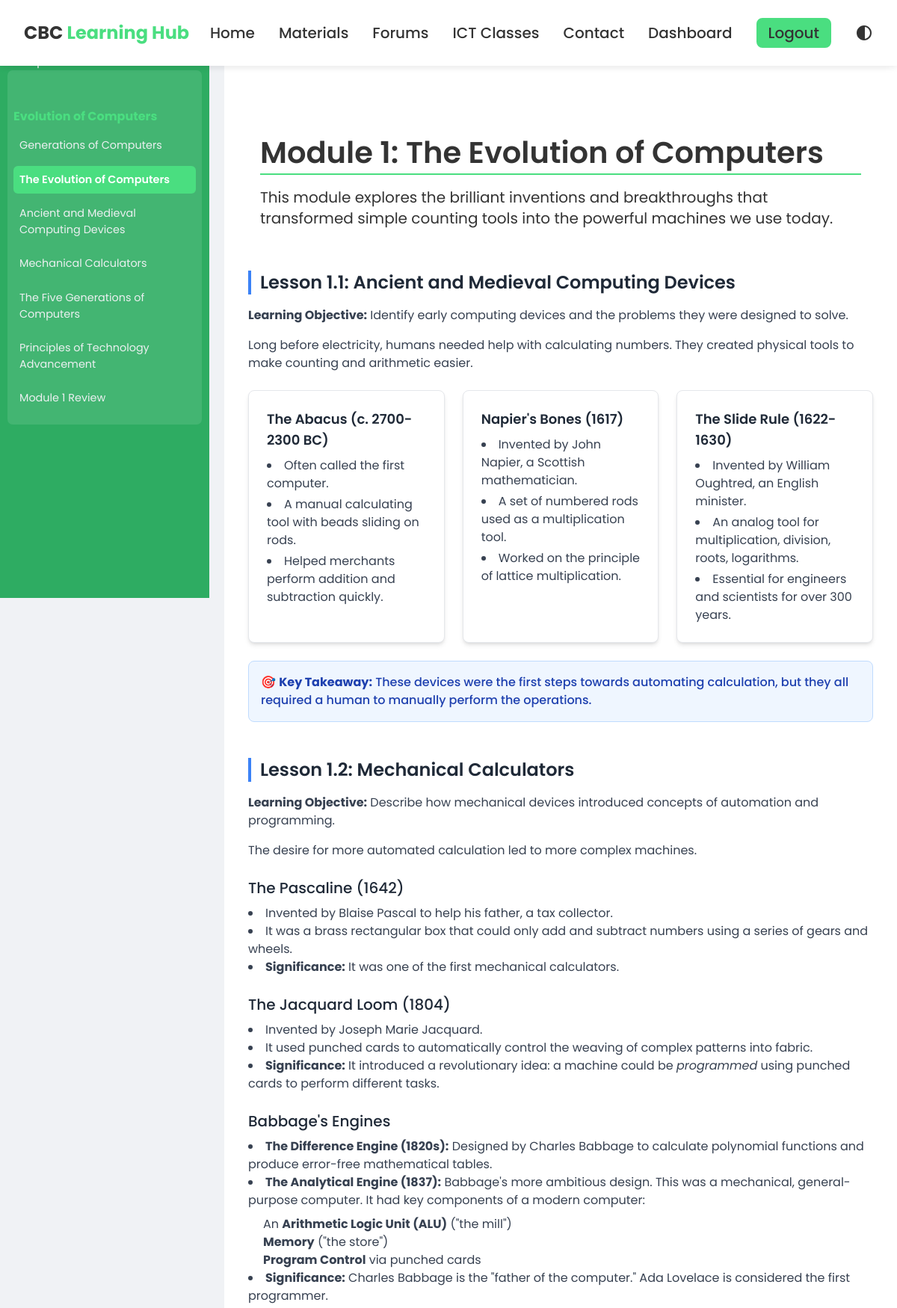
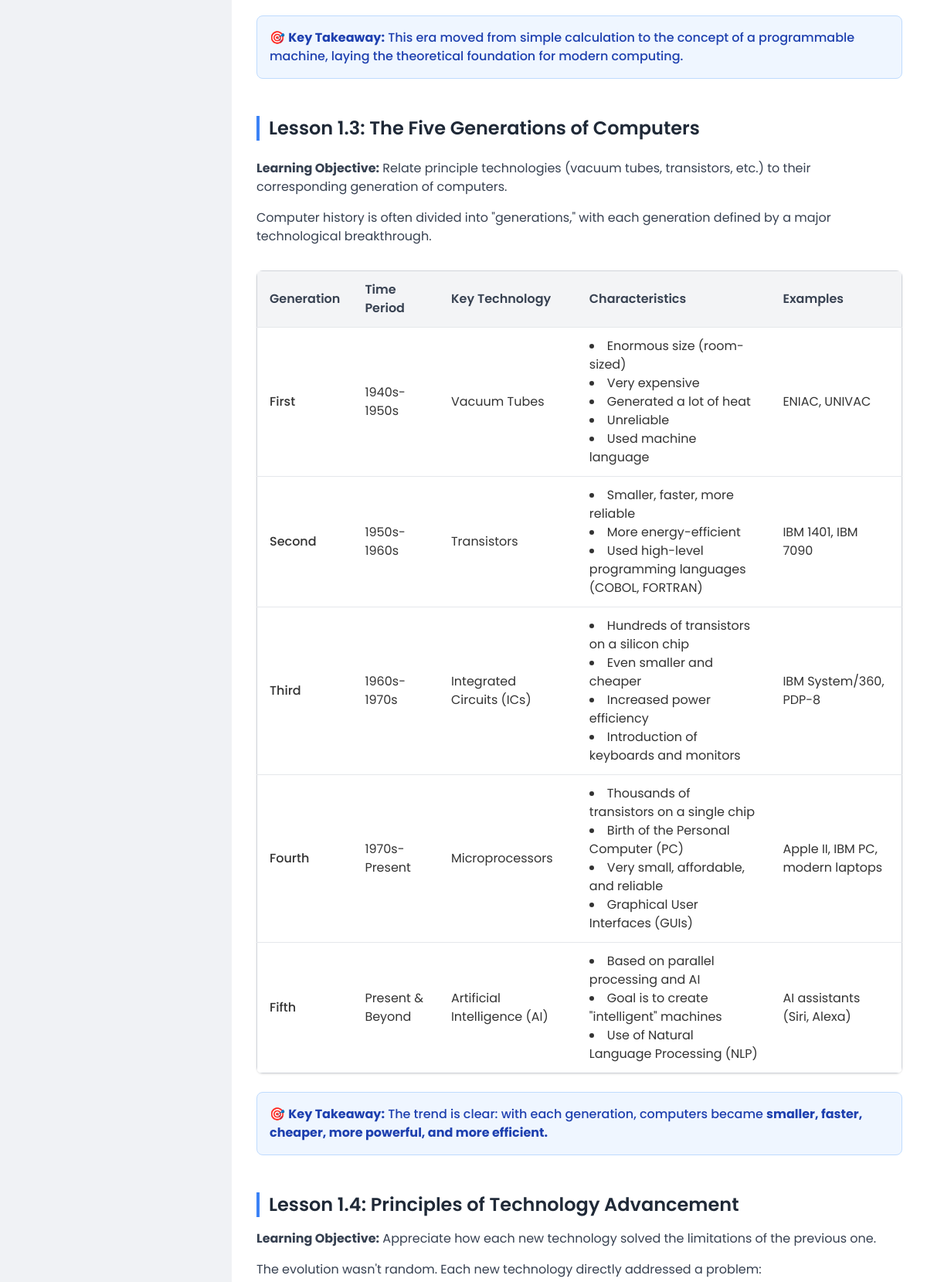
Page /material/2/ (signed in, upper part) on the committed database (2 pictures, top to bottom).
### learninghub/models.py (models this page shows, shortened)
class SubTopic(models.Model):
    topic = models.ForeignKey(Topic, on_delete=models.CASCADE)
    name = models.CharField(max_length=200)  # e.g., Data Analysis

class Material(models.Model):
    course = models.ForeignKey(
        'Course', on_delete=models.CASCADE, related_name='materials', null=True, blank=True
    )
    subtopic = models.ForeignKey(SubTopic, on_delete=models.CASCADE)
    title = models.CharField(max_length=200)
    html_content = models.TextField()
    order = models.PositiveIntegerField(blank=True, null=True)
    xp_value = models.PositiveIntegerField(default=50)
    class Meta:
        ordering = ['order', 'id']

### learninghub/views.py (the view)
# urls.py: path('material/<int:pk>/', hub_views.material_detail, name='material_detail'),
@login_required
def material_detail(request, pk):
    if request.user.role != 'student':
        messages.error(request,"Only Students Can view this content.")
        return redirect('index')
    material = get_object_or_404(Material, pk=pk)
    subtopic = material.subtopic
    topic = subtopic.topic
    subtopics = topic.subtopic_set.prefetch_related('material_set').all()
    all_materials = list(Material.objects.filter(subtopic__topic=topic).order_by('order', 'id'))
    materials_list = all_materials
    try:
        idx = materials_list.index(material)
    except ValueError:
        materials_list_ids = [m.id for m in materials_list]
        if material.id not in materials_list_ids:
            materials_list.append(material)
            materials_list.sort(key=lambda m: (m.order or 0, m.id))
        idx = materials_list.index(material)
    previous_material = materials_list[idx - 1] if idx > 0 else None
    next_material = materials_list[idx + 1] if idx < len(materials_list) - 1 else None
    return render(request, 'material_detail.html', {
        'current_material': material,
        'subtopics': subtopics,
        'topic': topic,
        'previous_material': previous_material,
        'next_material': next_material,
    })

### templates/material_detail.html (shortened to what this page needs)
{% load static %}
<!DOCTYPE html>
<html lang="en">
<head>
    <link rel="stylesheet" href="https://cdnjs.cloudflare.com/ajax/libs/font-awesome/6.4.0/css/all.min.css">
    <link rel="stylesheet" href="{% static 'css/base.css' %}">
    <link rel="stylesheet" href="{% static 'css/material_detail.css' %}">
    <script src="https://cdn.tailwindcss.com"></script>
</head>
<body>
    <header>
        <div class="header-container">
            <a href="#" class="logo">CBC <span>Learning Hub</span></a>
            <nav id="mainNav">
                <ul>
                    <li><a href="{% url 'index' %}">Home</a></li>
                    <li><a href="{% url 'subject_list' %}">Materials</a></li>
                    <li><a href="#forums">Forums</a></li>
                    <li><a href="#classes">ICT Classes</a></li>
                    <li><a href="#contact">Contact</a></li>
                    <li><a href="{% url 'dashboard' %}">Dashboard</a></li>
                    <li><a href="{% url 'account_logout' %}" class="btn-header btn-logout">Logout</a></li>
                    <li class="dark-mode-toggle">
                    </li>
                </ul>
            </nav>
        </div>
    </header>
    <div class="sidebar" id="sidebar">
    <h4>{{ topic.subject.name }} - {{ topic.subject.grade }}</h4>
    <ul>
        {% for subtopic in subtopics %}
            <li class="topic-item">
                <ul class="subtopic-list">
                        <li class="subtopic-item">
                            <strong>{{ subtopic.name }}</strong>
                            <ul class="material-list">
                                {% for material in subtopic.material_set.all|dictsort:"order" %}
                                    <li>
                                        <a href="{% url 'material_detail' material.pk %}"
                                           class="{% if material.pk == current_material.pk %}active{% endif %}">
                                            {{ material.title }}
                                        </a>
                                    </li>
                                {% empty %}
                                    <li>No materials yet.</li>
                                {% endfor %}
                            </ul>
                        </li>
                </ul>
            </li>
        {% empty %}
            <li>No topics found for this subject.</li>
        {% endfor %}
    </ul>
    </div>
    <main class="main-content">
        <div class="prose prose-lg max-w-none prose-green">
            {% if current_material.html_content %}
                {{ current_material.html_content|safe }}
            {% else %}
                <p>No material content found.</p>
            {% endif %}
    </main>
</body>
</html>

### static/css/base.css (style rules this page uses)
:root { --primary-color: #333; --accent-color: #4ade80; --bg-color: #f0f2f5; --text-color: #333; --header-bg: #fff; --sidebar-bg: #2eac62; --sidebar-text: #ecf0f1; --content-bg: #ffffff; --shadow-color: rgba(0, 0, 0, 0.05); --hero-bg: #f8fafc; --card-bg: #ffffff; --testimonial-bg: #f8fafc; --footer-bg: #2c3e50; --footer-text: #ffffff; --border-color: #e2e8f0; --gray: #f1f5f9; --gray-dark: #e2e8f0; --text-light: #64748b; --primary-light: #e0f2fe; --danger: #ef4444; --white: #ffffff; --border-radius: 0.5rem; --shadow: 0 1px 3px rgba(0, 0, 0, 0.1); --shadow-md: 0 4px 6px rgba(0, 0, 0, 0.1); --shadow-sm: 0 1px 2px rgba(0, 0, 0, 0.05); }
body { font-family: 'Poppins', sans-serif; background-color: var(--bg-color); color: var(--text-color); transition: background-color 0.3s ease, color 0.3s ease; position: relative; min-height: 100vh; margin: 0; padding: 0; }
header { background-color: var(--header-bg); box-shadow: 0 2px 10px var(--shadow-color); position: sticky; top: 0; z-index: 1000; }
.header-container { max-width: 1200px; margin: 0 auto; padding: 1rem 2rem; display: flex; justify-content: space-between; align-items: center; }
.logo { font-size: 1.5rem; font-weight: 700; color: var(--primary-color); text-decoration: none; transition: color 0.3s ease; }
.logo span { color: var(--accent-color); }
#mainNav ul { display: flex; list-style: none; margin: 0; padding: 0; align-items: center; gap: 2rem; }
#mainNav a { color: var(--text-color); text-decoration: none; font-size: 20px; font-weight: 500; transition: color 0.3s ease; position: relative; }
#mainNav a::after { content: ''; position: absolute; bottom: -5px; left: 0; width: 0; height: 2px; background-color: var(--accent-color); transition: width 0.3s ease; }
.btn-header { display: inline-block; padding: 8px 14px; border-radius: 8px; font-weight: 600; text-decoration: none; line-height: 1; transition: all 0.2s ease; }
.btn-logout { background: var(--accent-color); color: #fff; border: 2px solid var(--accent-color); }
.dark-mode-toggle { position: relative; width: 24px; height: 24px; cursor: pointer; display: flex; align-items: center; justify-content: center; }
.dark-mode-toggle svg { position: absolute; top: 0; left: 0; transition: opacity 0.3s ease; fill: var(--text-color); }

### rows in the picture
SubTopic: name "Evolution of Computers"
Material: title "Generations of Computers"
Material: title "The Evolution of Computers", html_content "Module 1: The Evolution of Computers This module explores the brilliant inventions and breakthroughs that transformed simple counting tools into the powerful machines we use today. Lesson 1.1: Ancient and Medieval Computing Devices Learning Objective: Identify early computing devices and the problems they were designed to solve. Long before electricity, humans needed help with calculating numbers. They created physical tools to make counting and arithmetic easier. The Abacus (c. 2700-2300 BC) Often called the first computer. A manual calculating tool with beads sliding on rods. Helped merchants perform addition and subtraction quickly. Napier's Bones (1617) Invented by John Napier, a…"
Material: title "Ancient and Medieval Computing Devices"
Material: title "Mechanical Calculators"
Material: title "The Five Generations of Computers"
Material: title "Principles of Technology Advancement"
Material: title "Module 1 Review"
